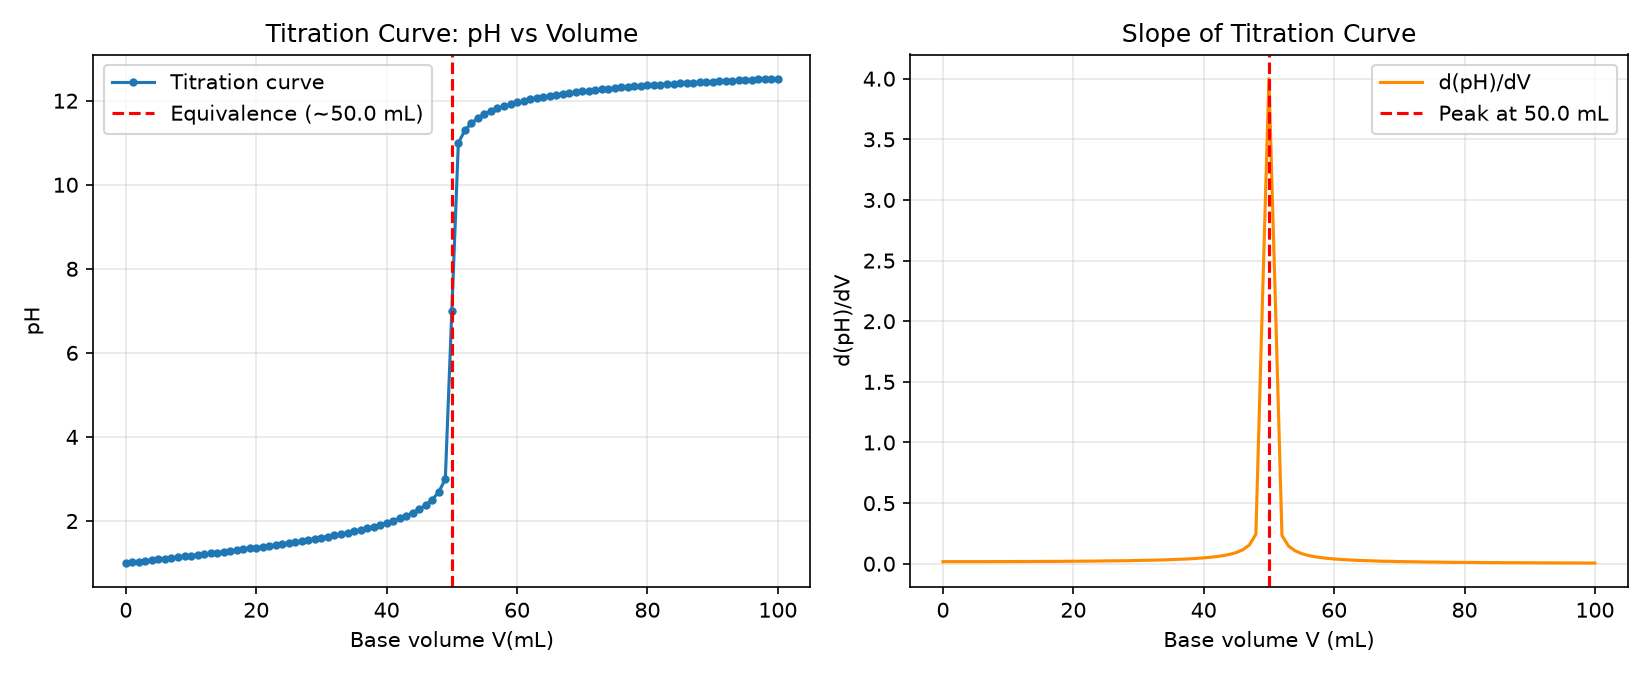

Python code for this plot:
"""
PW2 Lab B Part 5 (bonus) -- find a titration's equivalence point.

titration.csv holds a titration curve: pH versus the volume of base added.
The equivalence point is the volume where the pH changes fastest (the steep
jump). Numerically, that is where the SLOPE of the pH curve is largest.
Run:  python titration.py
"""
import numpy as np
import matplotlib.pyplot as plt

# TODO 1: read titration.csv (columns volume_base, pH) into arrays V, pH.

V, pH= np.loadtxt("titration.csv", delimiter=",", skiprows=1, unpack=True)

# TODO 2: compute the slope of the pH curve with np.gradient(pH, V), and find
#         the volume where that slope is largest (np.argmax). That is the
#         equivalence point. Print it.

slope=np.gradient(pH, V)
idx_eq=np.argmax(slope)
v_eq=V[idx_eq]
print(f"Equivalence point volume: {v_eq:.2f} mL")

# TODO 3: make two plots side by side: (left) pH vs volume with a line at the
#         equivalence point; (right) the slope vs volume, showing it peaks
#         at the equivalence point. Save as titration.png.
fig, (ax1, ax2)= plt.subplots(1,2, figsize=(11, 4.5))

ax1.plot(V, pH, "o-", markersize=3, label="Titration curve")
ax1.axvline(v_eq, color="r", linestyle="--", label=f"Equivalence (~{v_eq:.1f} mL)")
ax1.set_xlabel("Base volume V(mL)")
ax1.set_ylabel("pH")
ax1.set_title("Titration Curve: pH vs Volume")
ax1.legend()
ax1.grid(True, alpha=0.3)

ax2.plot(V, slope, color="darkorange", label="d(pH)/dV")
ax2.axvline(v_eq, color="r", linestyle="--", label=f"Peak at {v_eq:.1f} mL")
ax2.set_xlabel("Base volume V (mL)")
ax2.set_ylabel("d(pH)/dV")
ax2.set_title("Slope of Titration Curve")
ax2.legend()
ax2.grid(True, alpha=0.3)

fig.tight_layout()
plt.savefig("titration.png", dpi=150)
plt.close(fig)
